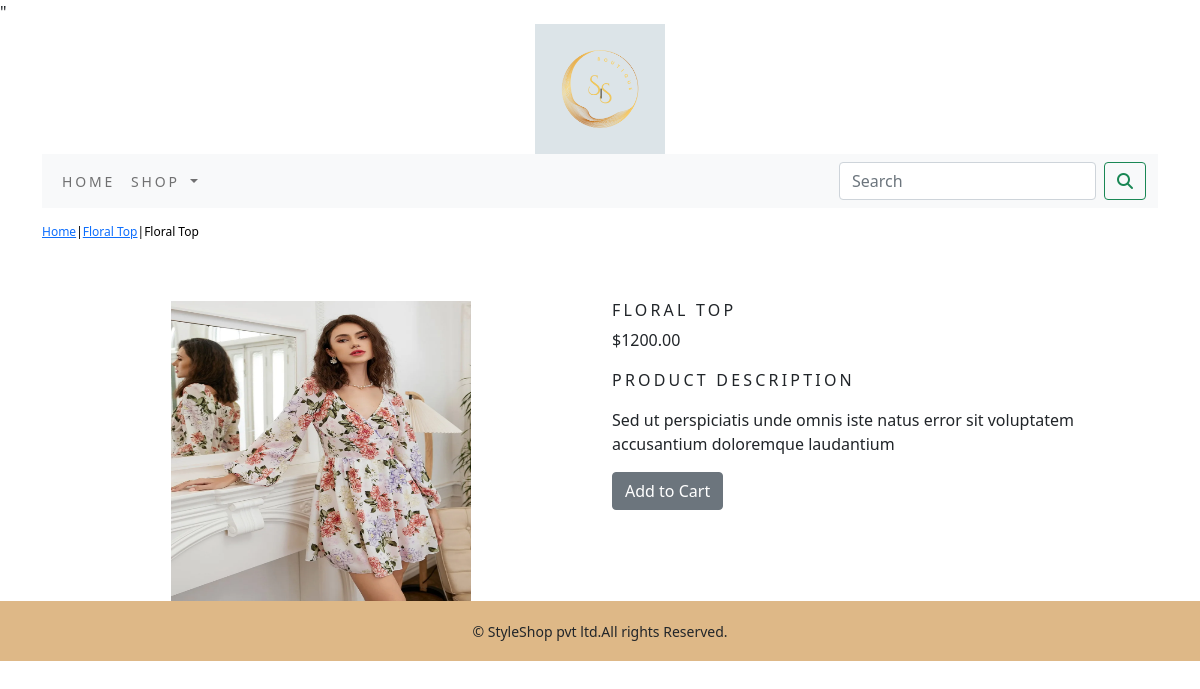
Page /shop/floral-gowns/floral-top/ on the committed database.
### shop/models.py (models this page shows, shortened)
class Product(models.Model):
    name = models.CharField(max_length=250, unique=True)
    slug = models.SlugField(max_length=250, unique=True)
    description = models.TextField(blank=True)
    price = models.DecimalField(max_digits=10, decimal_places=2)
    category = models.ForeignKey(Category, on_delete=models.CASCADE)
    image = models.ImageField(upload_to='product', blank=True)
    stock = models.IntegerField()
    available = models.BooleanField(default=True)
    created = models.DateTimeField(auto_now_add=True)
    updated = models.DateTimeField(auto_now=True)
    class Meta:
        ordering = ('name',)
        verbose_name = 'product'
        verbose_name_plural = 'products'

### shop/views.py (the view)
# urls.py: path('<slug:c_slug>/<slug:product_slug>/', views.proDetail, name='prodCatdetail'),
def proDetail(request, c_slug,  product_slug):
    try:
        product = Product.objects.get(category__slug=c_slug, slug=product_slug)
    except Exception as e:
        raise e
    return render(request, 'product.html', {'product': product})

### cart/context_processors.py (called while the page is built)
def counter(request):
    item_count= 0
    if 'admin' in request.path:
        return {}
    else:
        try:
            cart = Cart.objects.filter(cart_id=_cart_id(request))
            cart_items=CartItem.objects.all().filter(cart=cart[:1])
            for cart_item in cart_items:
                item_count += cart_item.quantity
        except Cart.DoesNotExist:
            item_count = 0
    return dict(item_count=item_count)

### cart/views.py (called while the page is built)
def _cart_id(request):
    cart = request.session.session_key
    if not cart:
        cart = request.session.create()
    return cart

### shop/context_processors.py (called while the page is built)
def menu_links(request):
    links = Category.objects.all()
    return dict(links=links)

### shop/models.py (called while the page is built)
    def get_url(self):
        return reverse('shop:products_by_category', args=[self.slug])

### templates/product.html (shortened to what this page needs)
{% extends 'base.html' %}
{% load static %}
{% block content %}
  <div class="row my_prod_row_class">
    <div class="mx_auto">
      <p><a href="{% url 'shop:allProdCat' %}">Home</a>|<a href="{{product.category.get_url}}">{{product.name}}</a>|{{product.name}}</p>
    </div>
  </div>
<div class="container">
  <br>
  <div class="row">
    <div class="col-12 col-sm12 col-md-12 col-lg-6 text-center">
      <div style="min-width:10rem;">
        <img src="{{product.image.url}}" alt="{{product.name}}" width="300px" height="300px">
      </div>
    </div>
      <div class="col-12 col-sm-12 col-md-12 col-lg-6">
        <div>
        <h1 class="my_prod_title">{{product.name}}</h1>
        <p>${{product.price}}</p>
        <p class="my_title">Product Description</p>
        <p class="text-justify my_prod_text">{{product.description}}</p>
        {% if product.stock <= 0 %}
          <p class="text-justify my_prod_text "><b>Out of stock</b></p>
        {% else %}
         <a  class="btn btn-secondary" href="{% url 'cart:add_cart' product.id %}">Add to Cart</a>
        {% endif %}
      </div>
        </div>
    </div>
  </div>
{% endblock %}

### static/css/custom.css (style rules this page uses)
.my_title { font-size:16px; text-transform:uppercase; letter-spacing:.2em; }
.my_prod_row_class { padding-top:15px; padding-bottom:20px; }
.my_prod_row_class .mx_auto { color:black; font-size:12px; text-decoration:none; }
.my_prod_title { font-size:16px; text-transform:uppercase; letter-spacing:.2em; padding-top;15px; padding-bottom10px; }
.my_prod_text { padding-right:20px; }

### rows in the picture
Product: name "Floral Top", image (picture), name "FLORAL TOP", price "1200.00", description "Sed ut perspiciatis unde omnis iste natus error sit voluptatem accusantium doloremque laudantium"
